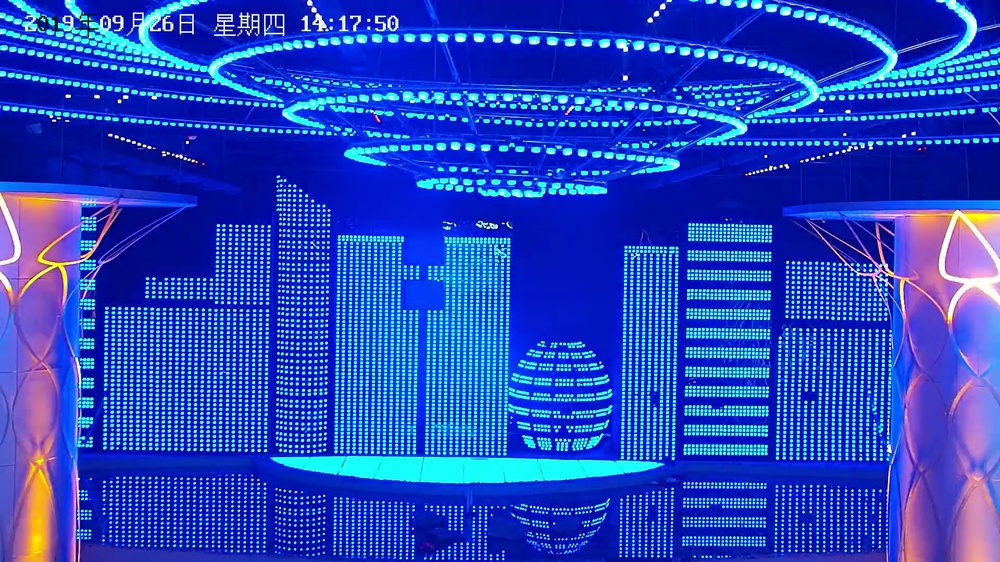
#> input picture data/EXC_point1_18835.jpg, 1000 x 562 px, shrunk from 1920 x 1080 before the run
$ python contours.py   (older library calls are emulated)
#> lines starting #> are read from the running program, lines starting #| are printed output that depends on the picture; after the words box and inside, x2 and y2 are one past the last pixel; in counts of white or black regions, pixels touching at a corner belong together
#!/usr/bin/env python
# -*- coding:utf-8 -*-
"""
Created on 2019/9/24 14:39 2019

@author : json
"""

import numpy as np
import cv2


"""
    查找轮廓
"""
def findContours():
    img = cv2.imread('../data/n07740461_51.jpg')
    gray = cv2.cvtColor(img, cv2.COLOR_BGR2GRAY)
    ret, thresh = cv2.threshold(gray, 127, 255, 0)
    image, contours, hierarchy = cv2.findContours(thresh, cv2.RETR_TREE, cv2.CHAIN_APPROX_SIMPLE)
    img = cv2.drawContours(img, contours, -1, (255, 0, 255), 1)

    cv2.imshow('image', img)
    cv2.waitKey(0)

"""
    轮廓的外接矩形
"""
def contoursBounding():
    img = cv2.imread('../data/EXC_point1_18835.jpg')
#> img is the input picture: shape (562, 1000, 3); mean B, G, R 194.4, 71.7, 36.8
    gray = cv2.cvtColor(img, cv2.COLOR_BGR2GRAY)
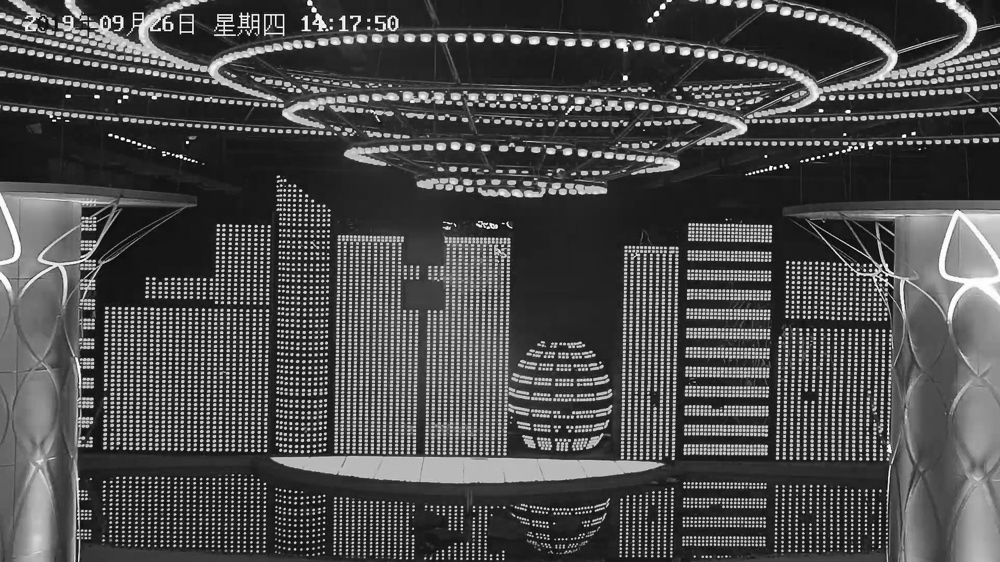
#> gray: shape (562, 1000); min 6, max 255, mean 75.2
    ret, thresh = cv2.threshold(gray, 127, 255, 0)
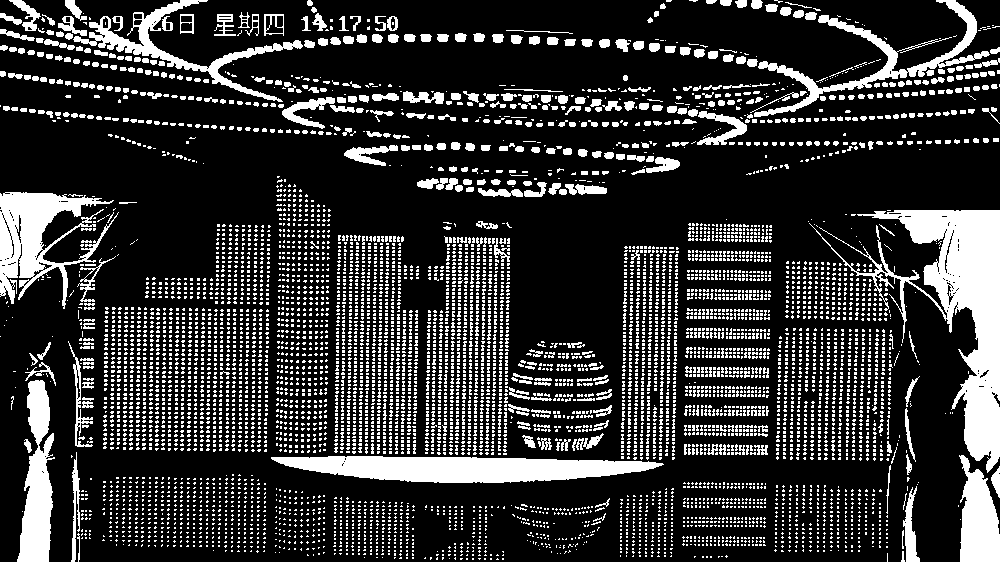
#> thresh: shape (562, 1000); 20.8% white; 7343 white regions (6816 under 20 px)
    # [4 lines of commented-out code are left out]
    image, contours, hier = cv2.findContours(thresh, cv2.RETR_TREE, cv2.CHAIN_APPROX_SIMPLE)
#> contours = 7541 contours, 7228 with area under 20; largest, box (x1, y1, x2, y2) and area: (809, 210, 1000, 473) 12710, (271, 456, 664, 483) 7057, (0, 192, 119, 309) 5254, (17, 380, 55, 562) 3826, (754, 0, 990, 117) 3173

    # 画布
    canvas = np.copy(img)

    # 外接矩形
    for cidx, cnt in enumerate(contours):
        (x, y, w, h) = cv2.boundingRect(cnt)
        print('Rect: x = {}, y = {}, w = {}, h = {}'.format(x, y, w ,h))
        cv2.rectangle(canvas, pt1=(x, y), pt2=(x+w, y+h), color=(255, 255, 255), thickness=3)
        cv2.imwrite("number_boundingrect_cidx_{}.jpg".format(cidx), img[y:y+h, x:x+w])
#> this loop made 7541 passes
#> (cnt, x, y, w, h) on passes 1 to 3: ([[502, 558], [502, 559], [503, 559], [503, 558]], 502, 558, 2, 2), ([[497, 558], [496, 559], [498, 559]], 496, 558, 3, 2), ([[490, 558], [490, 559], [491, 559], [491, 558]], 490, 558, 2, 2)
#| Rect: x = 502, y = 558, w = 2, h = 2
#| Rect: x = 496, y = 558, w = 3, h = 2
#| Rect: x = 490, y = 558, w = 2, h = 2
#| Rect: x = 484, y = 558, w = 2, h = 2
#| Rect: x = 478, y = 558, w = 3, h = 2
#| Rect: x = 472, y = 558, w = 2, h = 2
#| Rect: x = 466, y = 558, w = 2, h = 2
#| Rect: x = 460, y = 558, w = 3, h = 2
#> (further printed lines are left out)
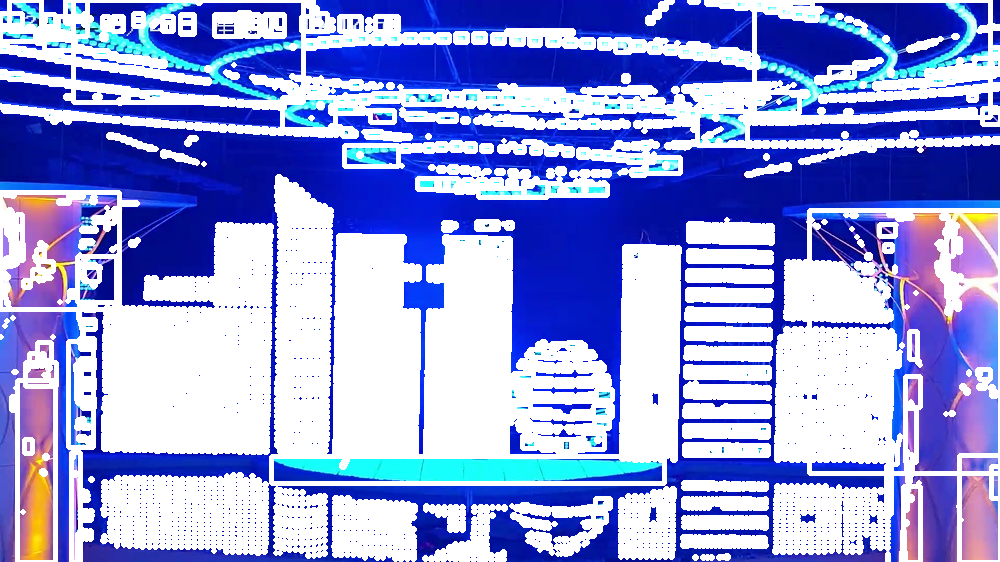
#> canvas: shape (562, 1000, 3); mean B, G, R 221.3, 154.3, 144.5

    cv2.imshow('canvas.jpg', canvas)
    cv2.waitKey(0)


if __name__ == '__main__':
    contoursBounding()

$ run again, with data/EXC_point1_103521.jpg copied over data/EXC_point1_18835.jpg
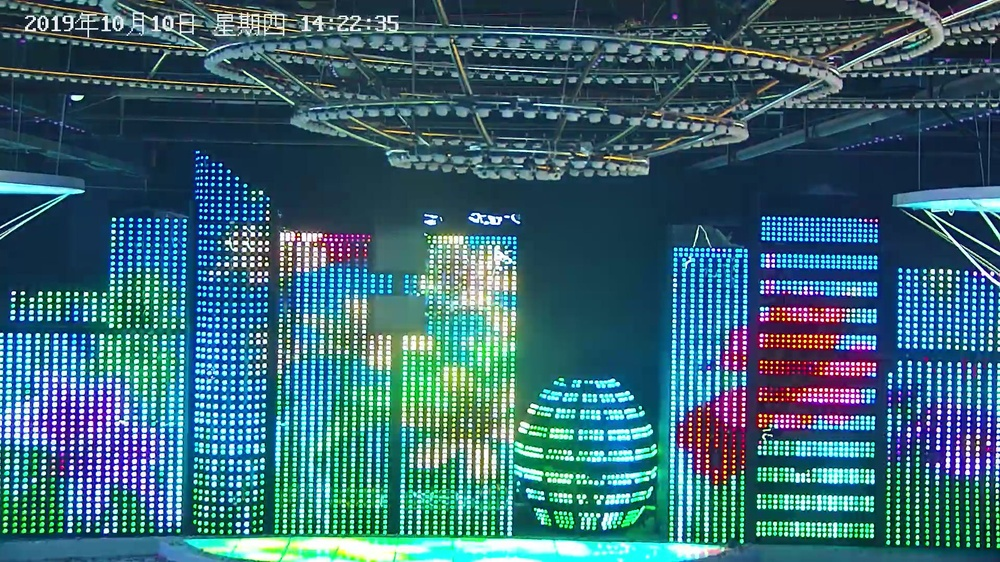
#> input picture data/EXC_point1_103521.jpg, 1000 x 562 px, shrunk from 1920 x 1080 before the run
#> in contoursBounding, img is the input picture: shape (562, 1000, 3); mean B, G, R 115.8, 102.7, 58.5
#> in contoursBounding, `ret, thresh = cv2.threshold(gray, 127, 255, 0)`:
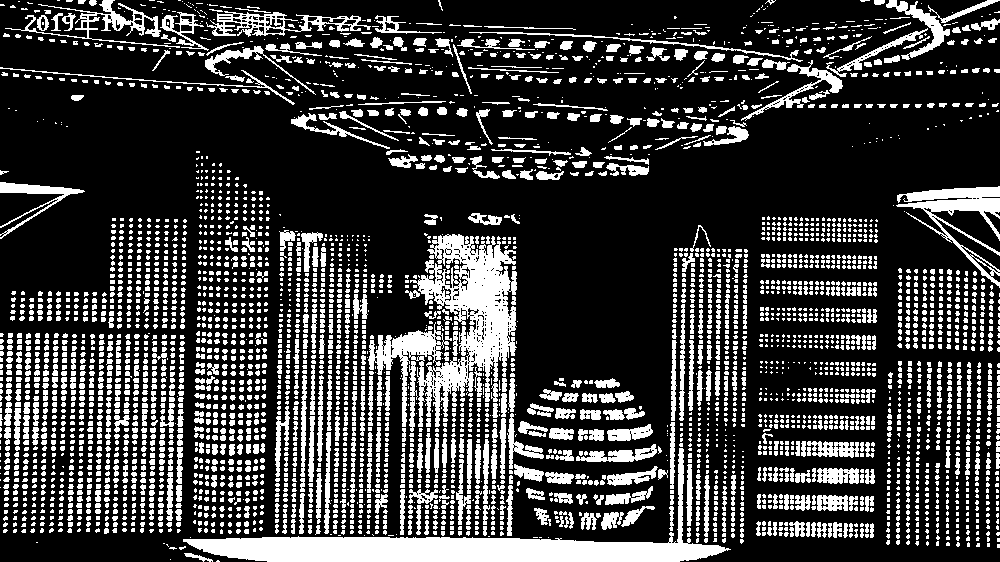
#> thresh: shape (562, 1000); 23.7% white; 4258 white regions (3023 under 20 px)
#> contours = 4811 contours, 4228 with area under 20; largest, box (x1, y1, x2, y2) and area: (183, 448, 731, 562) 11409, (368, 234, 517, 427) 11042, (896, 186, 1000, 288) 2630, (206, 11, 371, 37) 1656, (5, 0, 180, 48) 978
#> the loop in contoursBounding, `for cidx, cnt in enumerate(contours):` made 4811 passes
#> (x, y, w, h) on passes 2 to 4: (170, 559, 1, 1), (184, 553, 29, 9), (169, 547, 8, 3)
#> (printed output is left out)
#> after the loop in contoursBounding, `for cidx, cnt in enumerate(contours):`:
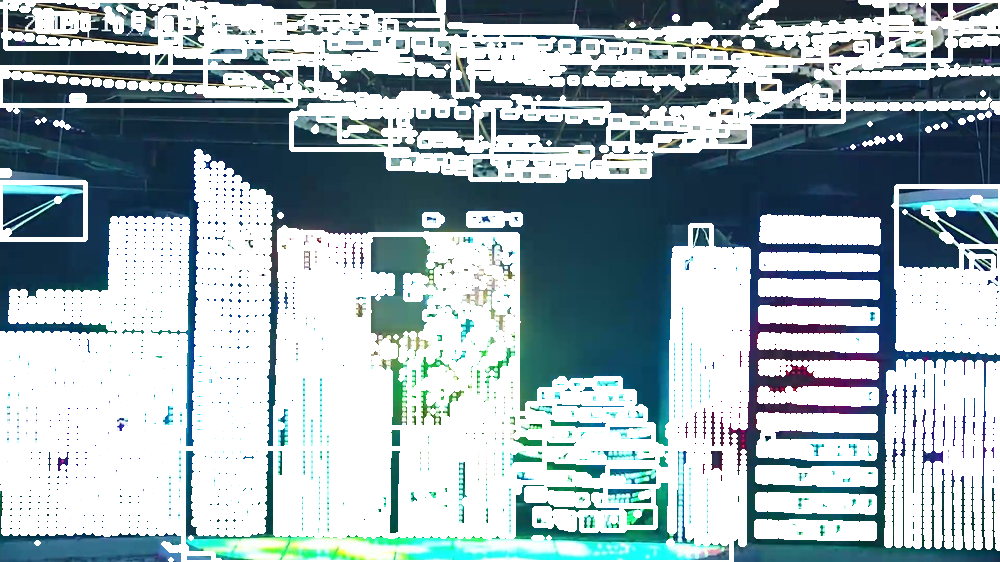
#> canvas: shape (562, 1000, 3); mean B, G, R 183.3, 177.3, 160.7
